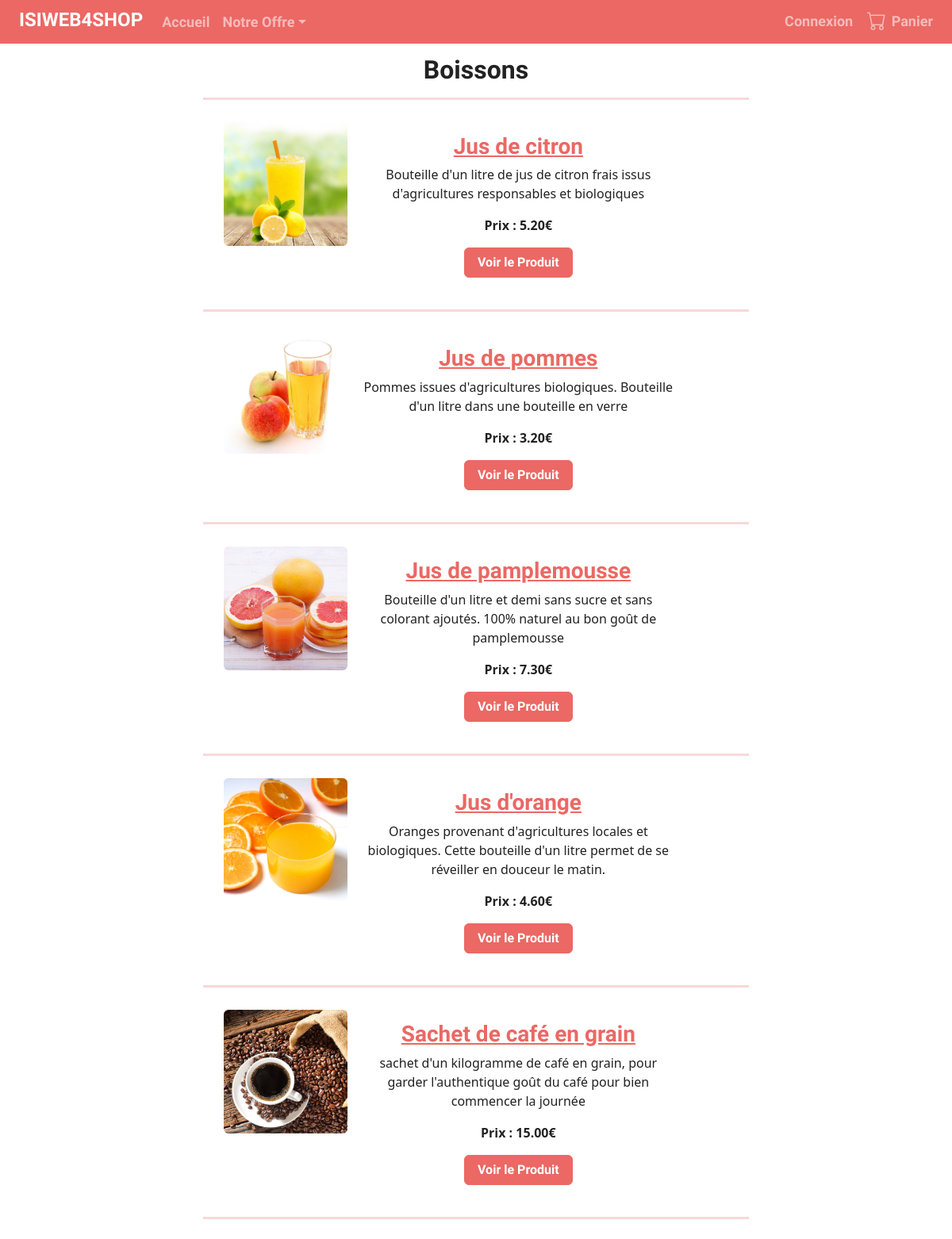
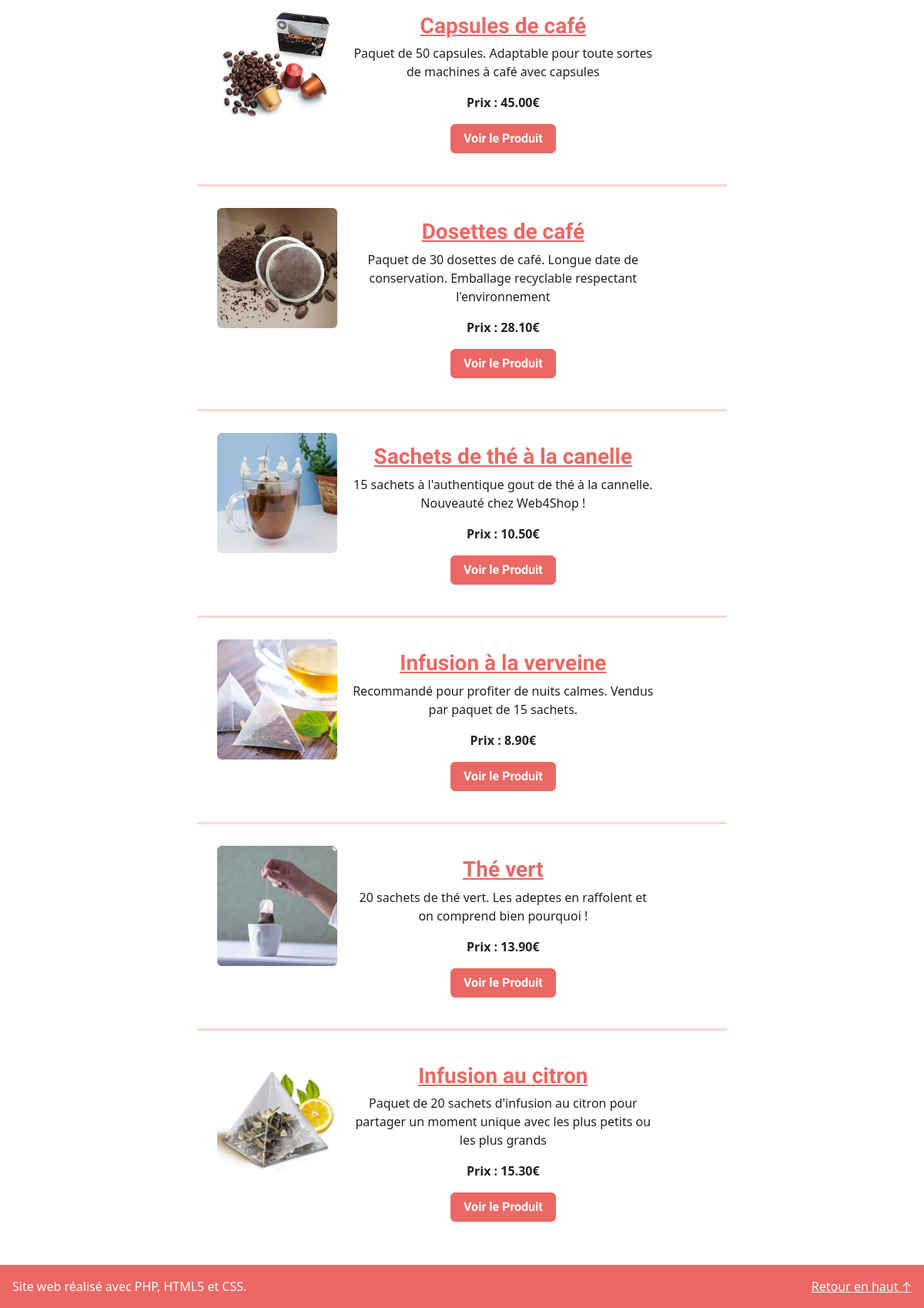
The app's page /index.php?action=Boissons with its own data (2 pictures, top to bottom).
### tables this page shows
CREATE TABLE `products` (
  `id` int(11) NOT NULL,
  `cat_id` tinyint(4) NOT NULL,
  `name` varchar(150) NOT NULL,
  `description` text NOT NULL,
  `image` varchar(30) NOT NULL,
  `price` decimal(5,2) NOT NULL,
  `quantity` int(3) NOT NULL
);

### Controleur/ControleurProduitsMulti.php (called while the page is built, shortened)
<?php
require_once './Vues/Vue.php';
require_once 'Modeles/Products.php';
class ControleurProduitsMulti
{
    public function ProduitsMulti($cat)
    {
        $type = '0';
        $name = '';
        switch ($cat) {
            case 'Boissons':
                $type = '1';
                $name = 'Boissons';
                break;
        }
        $vue = new Vue('ProduitsMulti');
        $products = new ProduitsMulti();
        $products->connect();
        $results = $products->getProducts($type);
        $vue->generer(array('produitsInfos'=>$results, 'cat'=>$cat, 'nomCategorie'=>$name));
    }
}

### index.php (called while the page is built)
<?php require 'Controleur/Routeur.php';
$routeur = new Routeur();
$routeur->routerRequete();

### Modeles/Modele.php (called while the page is built, shortened)
<?php
class Modele
{
	private $user = "root";
	private $pass = "";
	private $bdd = null;
	public function connect() {
		try
		{
			$this->bdd = new PDO("mysql:host=localhost;dbname=web4shop;charset=utf8", $this->user, $this->pass, array(PDO::ATTR_ERRMODE => PDO::ERRMODE_EXCEPTION));
		}
		catch (Exception $e) {
			echo "Connexion échouée ";
			die('Erreur fatale : ' . $e->getMessage());
		}
	}
	public function executerRequete($sql, $params = null) {
		if ($params == null) {
		$resultat = $this->bdd->query($sql);
		}
		else {
		$resultat = $this->bdd->prepare($sql);
		$resultat->execute($params);
		}
		return $resultat;
		}
}

### Modeles/Products.php (called while the page is built, shortened)
<?php
require_once 'Modele.php';
class ProduitsMulti extends Modele
{
    public function getProducts($cat)
    {
        $sql = 'select * from products where cat_id = ?';
        $products = $this->executerRequete($sql,array($cat));
        if ($products->rowCount() >= 1) return $products->fetchAll();
        else throw new Exception("Aucune catégorie ne correspond à l'id '$cat'");
    }
}

### Vues/VueProduitsMulti.php (the view, shortened to what this page needs)
<?php $titre = 'ISIWEB4SHOP - ' . $nomCategorie .''; ?>
    <h2><?= $nomCategorie?></h2 >
    <?php
    foreach ($produitsInfos as $produit) {?>
    <hr class="bg-primary border-3 border-top border-primary">
    <div class="row m-4 g-1">
        <div class="col-12 col-md-3">
            <a href="index.php?action=Produit&cat=<?= $cat?>&prod_id=<?= $produit['id']?>">
            <img class="img-fluid rounded" src="assets/<?= $produit['image']?>" alt="<?= $produit['name']?>"></a>
        </div>
        <div class="col-12 col-md-8 p-3">
            <a href="index.php?action=Produit&cat=<?= $cat?>&prod_id=<?= $produit['id']?>"><h3><?= $produit['name']?></h3></a>
            <p><?= $produit['description']?></p>
            <strong>Prix : <?= $produit['price']?>€</strong>
            <form method="post" action="index.php?action=Produit&cat=<?= $cat?>&prod_id=<?= $produit['id']?>" >
                <button class="btn btn-primary mt-3">Voir le Produit</button>
            </form>
        </div>
    </div>
    <?php }?>
<?php $contenu = ob_get_clean(); ?>

### Controleur/Routeur.php (shortened to what this page needs)
<?php
require_once 'ControleurProduitsMulti.php';
require_once 'ControleurPaiement.php';
require_once 'Vues/Vue.php';
class Routeur
{
    private $ctrlAccueil;
    private $ctrlProduitsMulti;
    public function __construct()
    {
        $this->ctrlAccueil = new ControleurAccueil();
        $this->ctrlProduitsMulti = new ControleurProduitsMulti();
    }
    public function routerRequete()
    {
        try {
            if (isset($_GET['action'])) {
                switch($_GET['action']) {
                    case 'Boissons': case 'Biscuits': case 'FruitsSecs':
                        $this->ctrlProduitsMulti->ProduitsMulti($_GET['action']);
                        break;
                }
            }
            else {
                $this->ctrlAccueil->accueil();
            }
        }
        catch (Exception $e) {
            $this->erreur($e->getMessage());
        }
    }
}

### Vues/VueTemplate.php (shortened to what this page needs)
<!DOCTYPE html>
<html>
   <head>
      <link rel="stylesheet" href="Style/bootstrap-5.2.3-dist/css/bootstrap.css" />
      <link rel="stylesheet" href="Style/Style.css" />
   </head>
   <body>
      <div class="d-flex flex-column min-vh-100">
         <?php require('VueBarreNavigation.php');?>
         <?php if (!isset($_GET['action'])){
            echo '<main class="container-fluid p-3 flex-grow-1" style="min-height:50vh">';
         }else{
            echo '<main class="container-fluid p-3 dynamic-width flex-grow-1" style="min-height:50vh">';
         }
         ?>
         <?= $contenu ?>
         </main>
         <footer class="page-footer font-small mt-auto bg-primary">
         <div class="text-white py-3 px-3 d-flex justify-content-between">
            Site web réalisé avec PHP, HTML5 et CSS.
            <a href="#" class="text-white">Retour en haut ↑</a>
         </div>
         </footer>
      </div>
   </body>
</html>
<?php $contenu = ob_get_clean(); ?>

### Vues/VueBarreNavigation.php (shortened to what this page needs)
<nav class="navbar navbar-expand-lg navbar-dark bg-primary px-3 p-1">
    <a class="navbar-brand" href="index.php">
    <h4 class="ps-2">ISIWEB4SHOP</h4>
    </a>
    <div class="collapse navbar-collapse" id="navbarColor01">
        <ul class="navbar-nav">
            <li class="nav-item">
                <a class="nav-link" href="index.php">Accueil</a>
            </li>
            <li class="nav-item dropdown">
                <a class="nav-link dropdown-toggle" data-bs-toggle="dropdown" href="#" role="button" aria-haspopup="true" aria-expanded="false">Notre Offre</a>
            </li>
        </ul>
        <ul class="navbar-nav ms-md-auto">
            <li class="nav-item">
                <?php
                    if(isset($_SESSION['estConnecte']) && $_SESSION['estConnecte'] )
                    {
                        $message = "Mon compte";
                    }
                    else
                    {
                        $message = "Connexion";
                    }
                ?>
                    <a class="nav-link" href="index.php?action=Connexion"><?= $message?></a>
            </li>
            <li class="nav-item">
                <a class="nav-link" href="index.php?action=Panier">
                Panier</a>
            </li>
            </ul>
    </div>
</nav>

### Vues/Vue.php
<?php class Vue
{
    private $fichier;
    public function __construct($action)
    {
        $this->fichier = "Vues/Vue" . $action . ".php";
    }
    public function generer($donnees)
    {
        $array_vue = $this->genererFichier($this->fichier, $donnees);
        $vue = $this->genererFichier('Vues/VueTemplate.php', $array_vue)['contenu'];
        echo $vue;
    }
    private function genererFichier($fichier, $donnees)
    {
        if (file_exists($fichier)) {
            extract($donnees);
            include $fichier;
            return array('titre' => $titre, 'contenu' => $contenu);
        } else {
            throw new Exception("Fichier '$fichier' introuvable.");
        }
    }
}

### Style/Style.css (style rules this page uses)
.dynamic-width { text-align: center; min-height: 100%; }
@media (min-width: 576px) { .dynamic-width { width: 100%; } }
@media (min-width: 768px) { .dynamic-width { width: 100%; } }
@media (min-width: 992px) { .dynamic-width { width: 80%; } }
@media (min-width: 1200px) { .dynamic-width { width: 60%; } }

### records on screen
products: image (picture), name "Jus de citron", description "Bouteille d'un litre de jus de citron frais issus d'agricultures responsables et biologiques", price "5.20"
products: image (picture), name "Jus de pommes", description "Pommes issues d'agricultures biologiques. Bouteille d'un litre dans une bouteille en verre", price "3.20"
products: image (picture), name "Jus de pamplemousse", description "Bouteille d'un litre et demi sans sucre et sans colorant ajoutés. 100% naturel au bon goût de pamplemousse", price "7.30"
products: image (picture), name "Jus d'orange", description "Oranges provenant d'agricultures locales et biologiques. Cette bouteille d'un litre permet de se réveiller en douceur le matin.", price "4.60"
products: image (picture), name "Sachet de café en grain", description "sachet d'un kilogramme de café en grain, pour garder l'authentique goût du café pour bien commencer la journée", price "15.00"
products: image (picture), name "Capsules de café", description "Paquet de 50 capsules. Adaptable pour toute sortes de machines à café avec capsules", price "45.00"
products: image (picture), name "Dosettes de café", description "Paquet de 30 dosettes de café. Longue date de conservation. Emballage recyclable respectant l'environnement", price "28.10"
products: image (picture), name "Sachets de thé à la canelle", description "15 sachets à l'authentique gout de thé à la cannelle. Nouveauté chez Web4Shop !", price "10.50"
products: image (picture), name "Infusion à la verveine", description "Recommandé pour profiter de nuits calmes. Vendus par paquet de 15 sachets.", price "8.90"
products: image (picture), name "Thé vert", description "20 sachets de thé vert. Les adeptes en raffolent et on comprend bien pourquoi !", price "13.90"
products: image (picture), name "Infusion au citron", description "Paquet de 20 sachets d'infusion au citron pour partager un moment unique avec les plus petits ou les plus grands", price "15.30"

### other values on screen
$message "Connexion"
$nomCategorie "Boissons"
